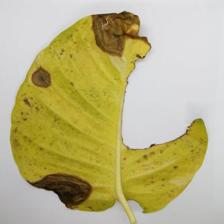
#> input picture Dataset/MoneyPlant/MoneyPlant/Manganese Toxicity/MT_108.jpg, 224 x 224 px, found by its file name; its folder holds only this picture in this run
$ jupyter execute segmentation_code.ipynb
#> lines starting #> are read from the running program, lines starting #| are printed output that depends on the picture
[cell 1]
from google.colab import drive
drive.mount('/content/drive')

[cell 2]
import os
import cv2
import numpy as np
from PIL import Image

folder_path = "/content/drive/MyDrive/Main Dataset/Manganese Toxicity"
output_folder = "/content/drive/MyDrive/seg"

image_files = os.listdir(folder_path)

def get_rect(image_path):
    image = Image.open(image_path)
#> image is the input picture: PIL image 224x224 RGB; mean R, G, B 187.1, 179.2, 130.3
    image_orig = np.array(image)
    if len(image_orig.shape) == 2:
        gray_image = image_orig  # Grayscale image already
    else:
        gray_image = cv2.cvtColor(image_orig, cv2.COLOR_BGR2GRAY)
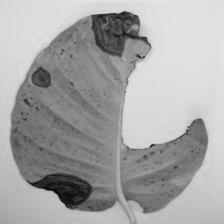
#> gray_image: shape (224, 224); min 1, max 234, mean 165.5

    contours, _ = cv2.findContours(np.uint8(gray_image), cv2.RETR_EXTERNAL, cv2.CHAIN_APPROX_SIMPLE)
#> contours = [[[0, 0], [0, 223], [223, 223], [223, 0]]]

    best_rect = None
    best_rect_area = 0

    for contour in contours:
        rect = cv2.minAreaRect(contour)
        box = cv2.boxPoints(rect)
        box_area = rect[1][0] * rect[1][1]

        if box_area > best_rect_area:
            best_rect = box
            best_rect_area = box_area
#> this loop made 1 pass
#> (contour, rect, box_area, best_rect, best_rect_area) on pass 1: ([[0, 0], [0, 223], [223, 223], [223, 0]], ((111.5, 111.5), (223, 223), -90), 49729, [[223, 223], [-6.83e-15, 223], [0, 0], [223, 0]], 49729)
#> after the loop, best_rect_area = 49729

    min_x = int(min(best_rect[:,0]))
#> min_x = 0
    min_y = int(min(best_rect[:,1]))
#> min_y = 0
    max_x = int(max(best_rect[:,0]))
#> max_x = 223
    max_y = int(max(best_rect[:,1]))
#> max_y = 223
    w = max_x - min_x
#> w = 223
    h = max_y - min_y
#> h = 223
    x = min_x
#> x = 0
    y = min_y
#> y = 0

    rect = (x, y, w, h)
#> rect = (0, 0, 223, 223)

    return rect

for img in image_files:
    image_path = os.path.join(folder_path, img)

    rect = get_rect(image_path)
#> rect = (0, 0, 223, 223)

    # Implement GrabCut
    image2 = cv2.imread(image_path)

    mask = np.zeros(image2.shape[:2], np.uint8)

    bgdModel = np.zeros((1, 65), np.float64)
    fgdModel = np.zeros((1, 65), np.float64)

    cv2.grabCut(image2, mask, rect, bgdModel, fgdModel, 6, cv2.GC_INIT_WITH_RECT)

    mask = np.where((mask == 2) | (mask == 0), 0, 1).astype('uint8')
    result = image2 * mask[:, :, np.newaxis]
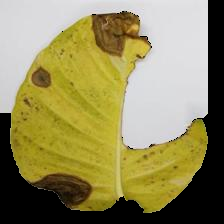
#> result: shape (224, 224, 3); mean B, G, R 90.1, 138.5, 146.2
    cv2.imwrite(os.path.join(output_folder, img), result)

$ run again, on Dataset/MoneyPlant/MoneyPlant/Manganese Toxicity/MT_157.jpg
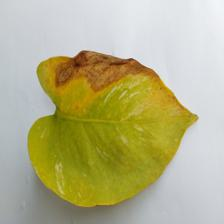
#> input picture Dataset/MoneyPlant/MoneyPlant/Manganese Toxicity/MT_157.jpg, 224 x 224 px, found by its file name
#> in get_rect, image is the input picture: PIL image 224x224 RGB; mean R, G, B 181.6, 178.1, 135.3
#> in get_rect, `gray_image = cv2.cvtColor(image_orig, cv2.COLOR_BGR2GRAY)`:
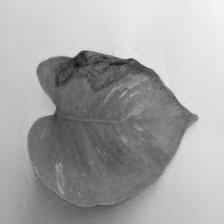
#> gray_image: shape (224, 224); min 17, max 245, mean 165.6
#> contours = [[[0, 0], [0, 223], [223, 223], [223, 0]]]
#> the loop in get_rect, `for contour in contours:` made 1 pass
#> (contour, rect, box_area, best_rect, best_rect_area) on pass 1: ([[0, 0], [0, 223], [223, 223], [223, 0]], ((111.5, 111.5), (223, 223), -90), 49729, [[223, 223], [-6.83e-15, 223], [0, 0], [223, 0]], 49729)
#> after the loop in get_rect, `for contour in contours:`: best_rect_area = 49729
#> min_x = 0
#> max_x = 223
#> x = 0
#> in get_rect, `rect = (x, y, w, h)`: rect = (0, 0, 223, 223)
#> `result = image2 * mask[:, :, np.newaxis]`:
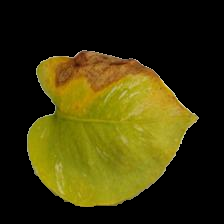
#> result: shape (224, 224, 3); mean B, G, R 9.1, 53.1, 58.7

$ run again, on Dataset/MoneyPlant/MoneyPlant/Manganese Toxicity/MT_159.jpg
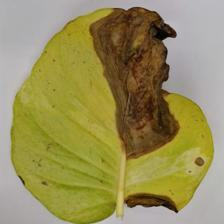
#> input picture Dataset/MoneyPlant/MoneyPlant/Manganese Toxicity/MT_159.jpg, 224 x 224 px, found by its file name
#> in get_rect, image is the input picture: PIL image 224x224 RGB; mean R, G, B 151.8, 142.9, 90
#> in get_rect, `gray_image = cv2.cvtColor(image_orig, cv2.COLOR_BGR2GRAY)`:
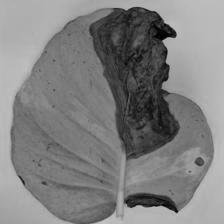
#> gray_image: shape (224, 224); min 0, max 199, mean 128.1
#> contours = [[[0, 0], [0, 223], [223, 223], [223, 0]]]
#> the loop in get_rect, `for contour in contours:` made 1 pass
#> (contour, rect, box_area, best_rect, best_rect_area) on pass 1: ([[0, 0], [0, 223], [223, 223], [223, 0]], ((111.5, 111.5), (223, 223), -90), 49729, [[223, 223], [-6.83e-15, 223], [0, 0], [223, 0]], 49729)
#> after the loop in get_rect, `for contour in contours:`: best_rect_area = 49729
#> min_x = 0
#> max_x = 223
#> x = 0
#> in get_rect, `rect = (x, y, w, h)`: rect = (0, 0, 223, 223)
#> `result = image2 * mask[:, :, np.newaxis]`:
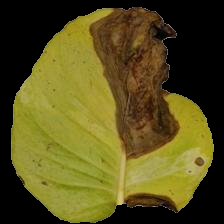
#> result: shape (224, 224, 3); mean B, G, R 27.4, 79.7, 87.7

$ run again, on Dataset/MoneyPlant/MoneyPlant/Manganese Toxicity/MT_161.jpg
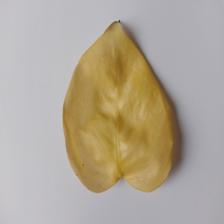
#> input picture Dataset/MoneyPlant/MoneyPlant/Manganese Toxicity/MT_161.jpg, 224 x 224 px, found by its file name
#> in get_rect, image is the input picture: PIL image 224x224 RGB; mean R, G, B 176.9, 167.4, 152
#> in get_rect, `gray_image = cv2.cvtColor(image_orig, cv2.COLOR_BGR2GRAY)`:
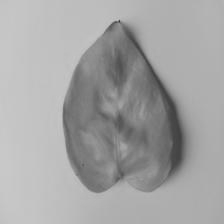
#> gray_image: shape (224, 224); min 54, max 200, mean 164
#> contours = [[[0, 0], [0, 223], [223, 223], [223, 0]]]
#> the loop in get_rect, `for contour in contours:` made 1 pass
#> (contour, rect, box_area, best_rect, best_rect_area) on pass 1: ([[0, 0], [0, 223], [223, 223], [223, 0]], ((111.5, 111.5), (223, 223), -90), 49729, [[223, 223], [-6.83e-15, 223], [0, 0], [223, 0]], 49729)
#> after the loop in get_rect, `for contour in contours:`: best_rect_area = 49729
#> min_x = 0
#> max_x = 223
#> x = 0
#> in get_rect, `rect = (x, y, w, h)`: rect = (0, 0, 223, 223)
#> `result = image2 * mask[:, :, np.newaxis]`:
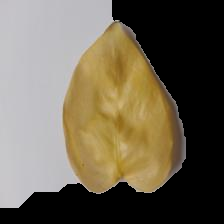
#> result: shape (224, 224, 3); mean B, G, R 82.7, 100.4, 109.3
